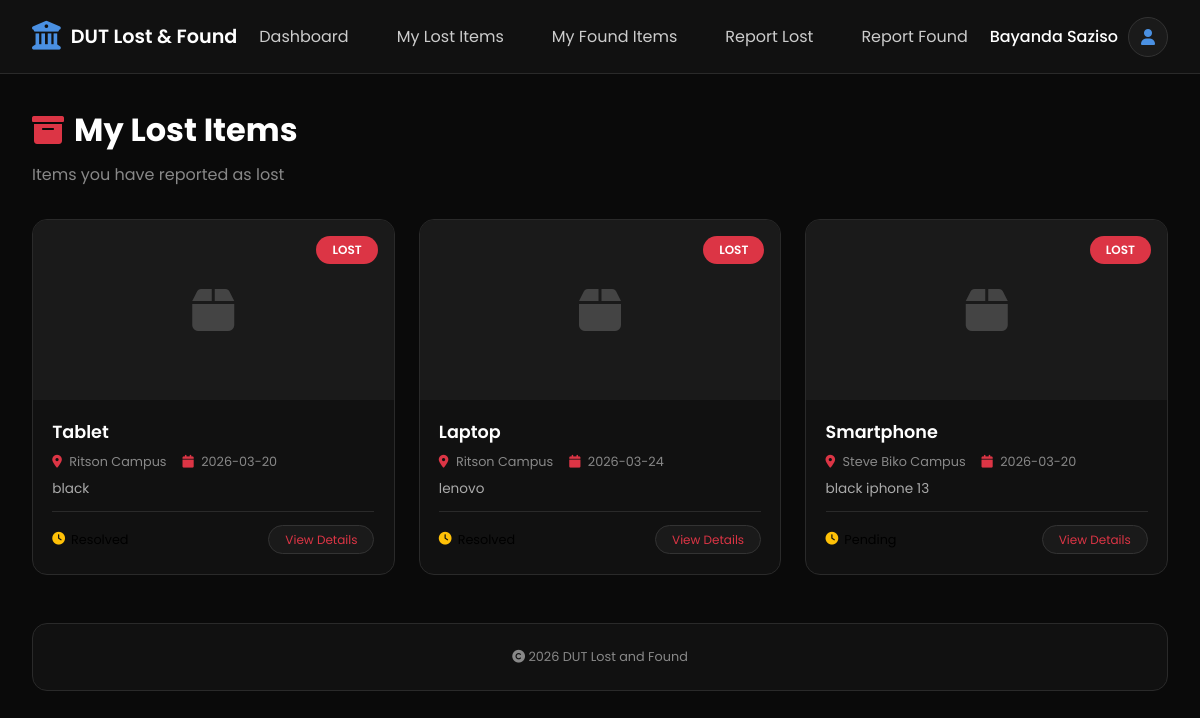
The app's page /my-lost-items (signed in) with its own data.
### tables this page shows
CREATE TABLE lost_items
                 (id INTEGER PRIMARY KEY AUTOINCREMENT,
                  user_id INTEGER,
                  item_name TEXT NOT NULL,
                  category TEXT NOT NULL,
                  description TEXT NOT NULL,
                  date_lost DATE NOT NULL,
                  location TEXT NOT NULL,
                  latitude REAL,
                  longitude REAL,
                  contact_name TEXT NOT NULL,
                  contact_email TEXT NOT NULL,
                  contact_phone TEXT,
                  reward_offered BOOLEAN DEFAULT 0,
                  image_path TEXT,
                  status TEXT DEFAULT 'pending',
                  resolved_at TIMESTAMP,
                  resolved_by INTEGER,
                  created_at TIMESTAMP DEFAULT CURRENT_TIMESTAMP, pickup_preference TEXT DEFAULT 'storeroom',
                  FOREIGN KEY (user_id) REFERENCES users(id),
                  FOREIGN KEY (resolved_by) REFERENCES users(id));

### app.py (the view)
@app.route('/my-lost-items')
def my_lost_items():
    if 'user' not in session:
        flash("Please login first!", "warning")
        return redirect(url_for('login'))
    conn = get_db()
    items = conn.execute('''SELECT * FROM lost_items
                            WHERE user_id = ?
                            ORDER BY created_at DESC''',
                        (session['user']['id'],)).fetchall()
    conn.close()
    return render_template('my_lost_items.html',
                         user=session['user'],
                         lost_items=[dict(item) for item in items])

### app.py (called while the page is built)
def get_db():
    conn = sqlite3.connect('lost_and_found.db')
    conn.row_factory = sqlite3.Row
    return conn

### templates/my_lost_items.html (shortened to what this page needs)
<!DOCTYPE html>
<html lang="en">
<head>
    <link rel="stylesheet" href="https://cdnjs.cloudflare.com/ajax/libs/font-awesome/6.0.0-beta3/css/all.min.css">
</head>
<body>
    <nav class="navbar">
        <div class="logo">
            <i class="fas fa-university"></i>
            <span>DUT Lost & Found</span>
        </div>
        <div class="nav-links">
            <a href="/dashboard" class="nav-link">Dashboard</a>
            <a href="/my-lost-items" class="nav-link active">My Lost Items</a>
            <a href="/my-found-items" class="nav-link">My Found Items</a>
            <a href="/report-lost" class="nav-link">Report Lost</a>
            <a href="/report-found" class="nav-link">Report Found</a>
        </div>
        <div class="user-info">
            <span class="user-name">{{ user.full_name }}</span>
            <div class="avatar">
                <i class="fas fa-user"></i>
            </div>
        </div>
    </nav>
    <div class="container">
        <div class="page-header">
            <h1><i class="fas fa-archive"></i> My Lost Items</h1>
            <p>Items you have reported as lost</p>
        </div>
        <div class="items-grid">
            {% for item in lost_items %}
            <div class="item-card">
                <div class="item-image">
                    {% if item.image_path %}
                        <img src="{{ url_for('static', filename=item.image_path) }}" alt="{{ item.item_name }}">
                    {% else %}
                        <i class="fas fa-box placeholder-icon"></i>
                    {% endif %}
                    <span class="item-badge">LOST</span>
                </div>
                <div class="item-content">
                    <div class="item-title">{{ item.item_name }}</div>
                    <div class="item-meta">
                        <span><i class="fas fa-map-marker-alt"></i> {{ item.location }}</span>
                        <span><i class="fas fa-calendar"></i> {{ item.date_lost }}</span>
                    </div>
                    <div class="item-description">
                        {{ item.description[:100] }}{% if item.description|length > 100 %}...{% endif %}
                    </div>
                    <div class="item-footer">
                        <div class="item-status">
                            <i class="fas fa-clock status-pending"></i>
                            <span>{{ item.status|capitalize }}</span>
                        </div>
                        <a href="/item/lost/{{ item.id }}" class="btn-view">View Details</a>
                    </div>
                </div>
            </div>
            {% endfor %}
        </div>
        <div class="dut-footer">
            <p><i class="fas fa-copyright"></i> 2026 DUT Lost and Found</p>
        </div>
    </div>
</body>
</html>

### templates/my_lost_items.html (style rules this page uses)
* { margin: 0; padding: 0; box-sizing: border-box; }
body { font-family: 'Poppins', sans-serif; background: #0a0a0a; min-height: 100vh; }
.navbar { background: #111111; padding: 1rem 2rem; border-bottom: 1px solid #2a2a2a; display: flex; justify-content: space-between; align-items: center; }
.logo { display: flex; align-items: center; gap: 10px; }
.logo i { font-size: 1.8rem; color: #4a90e2; }
.logo span { font-size: 1.2rem; font-weight: 600; color: #ffffff; }
.nav-links { display: flex; gap: 1rem; }
.nav-link { text-decoration: none; color: #cccccc; padding: 0.5rem 1rem; border-radius: 50px; transition: 0.2s; }
.user-info { display: flex; align-items: center; gap: 10px; }
.user-name { color: #ffffff; font-weight: 500; }
.avatar { width: 40px; height: 40px; background: #1a1a1a; border-radius: 50%; display: flex; align-items: center; justify-content: center; color: #4a90e2; border: 1px solid #333333; }
.container { max-width: 1200px; margin: 2rem auto; padding: 0 2rem; }
.page-header { margin-bottom: 2rem; }
.page-header h1 { color: #ffffff; font-size: 2rem; margin-bottom: 0.5rem; display: flex; align-items: center; gap: 10px; }
.page-header h1 i { color: #dc3545; }
.page-header p { color: #888888; }
.items-grid { display: grid; grid-template-columns: repeat(auto-fill, minmax(350px, 1fr)); gap: 1.5rem; margin: 2rem 0; }
.item-card { background: #111111; border-radius: 15px; overflow: hidden; border: 1px solid #2a2a2a; transition: 0.2s; }
.item-image { height: 180px; background: #1a1a1a; position: relative; display: flex; align-items: center; justify-content: center; }
.item-image .placeholder-icon { font-size: 3rem; color: #444444; }
.item-badge { position: absolute; top: 1rem; right: 1rem; padding: 0.3rem 1rem; border-radius: 50px; font-size: 0.75rem; font-weight: 600; background: #dc3545; color: white; }
.item-content { padding: 1.2rem; }
.item-title { font-size: 1.1rem; font-weight: 600; color: #ffffff; margin-bottom: 0.5rem; }
.item-meta { display: flex; gap: 1rem; margin-bottom: 0.5rem; font-size: 0.8rem; color: #888888; }
.item-meta i { margin-right: 4px; color: #dc3545; }
.item-description { color: #aaaaaa; font-size: 0.85rem; margin-bottom: 0.8rem; line-height: 1.4; }
.item-footer { display: flex; justify-content: space-between; align-items: center; margin-top: 0.8rem; padding-top: 0.8rem; border-top: 1px solid #2a2a2a; }
.item-status { display: flex; align-items: center; gap: 6px; font-size: 0.8rem; }
.status-pending { color: #ffc107; }
.btn-view { background: #1a1a1a; color: #dc3545; padding: 0.3rem 1rem; border-radius: 50px; text-decoration: none; font-size: 0.75rem; transition: 0.2s; border: 1px solid #333333; }
.dut-footer { margin-top: 3rem; padding: 1.5rem; background: #111111; border-radius: 15px; text-align: center; border: 1px solid #2a2a2a; }
.dut-footer p { color: #888888; font-size: 0.8rem; }

### records on screen
lost_items: item_name "Tablet", location "Ritson Campus", date_lost "2026-03-20", description "black"
lost_items: item_name "Laptop", location "Ritson Campus", date_lost "2026-03-24", description "lenovo"
lost_items: item_name "Smartphone", location "Steve Biko Campus", date_lost "2026-03-20", description "black iphone 13"

### other values on screen
{{ user.full_name }} "Bayanda Saziso"
